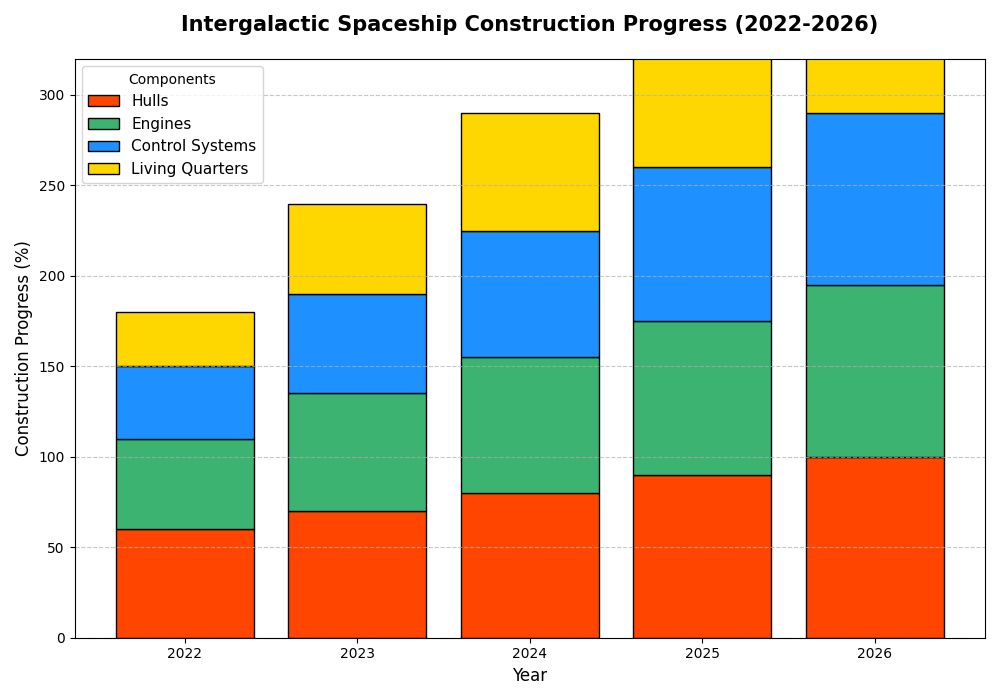

This chart was generated by the following Python code:
import matplotlib.pyplot as plt
import numpy as np

# Define the years when the construction takes place
years = ['2022', '2023', '2024', '2025', '2026']

# Components construction progress (in percentage)
hull_progress = np.array([60, 70, 80, 90, 100])
engine_progress = np.array([50, 65, 75, 85, 95])
control_systems_progress = np.array([40, 55, 70, 85, 95])
living_quarters_progress = np.array([30, 50, 65, 80, 90])

# Initialize the figure and axis
fig, ax = plt.subplots(figsize=(10, 7))

# New colors for different components
new_colors = ['#FF4500', '#3CB371', '#1E90FF', '#FFD700']

# Plotting stacked bars
ax.bar(years, hull_progress, label='Hulls', color=new_colors[0], edgecolor='black')
ax.bar(years, engine_progress, bottom=hull_progress, label='Engines', color=new_colors[1], edgecolor='black')
ax.bar(years, control_systems_progress, bottom=hull_progress + engine_progress, label='Control Systems', color=new_colors[2], edgecolor='black')
ax.bar(years, living_quarters_progress, 
       bottom=hull_progress + engine_progress + control_systems_progress, 
       label='Living Quarters', 
       color=new_colors[3], 
       edgecolor='black')

# Adding titles and labels
ax.set_title('Intergalactic Spaceship Construction Progress (2022-2026)', fontsize=15, fontweight='bold', pad=20)
ax.set_xlabel('Year', fontsize=12)
ax.set_ylabel('Construction Progress (%)', fontsize=12)

# Add a custom legend
ax.legend(title='Components', loc='upper left', fontsize=11)

# Enable a grid for better readability
ax.grid(axis='y', linestyle='--', alpha=0.7)

# Set y-axis limits
ax.set_ylim(0, 320)

# Better layout adjustment
plt.tight_layout()

# Display the plot
plt.show()
